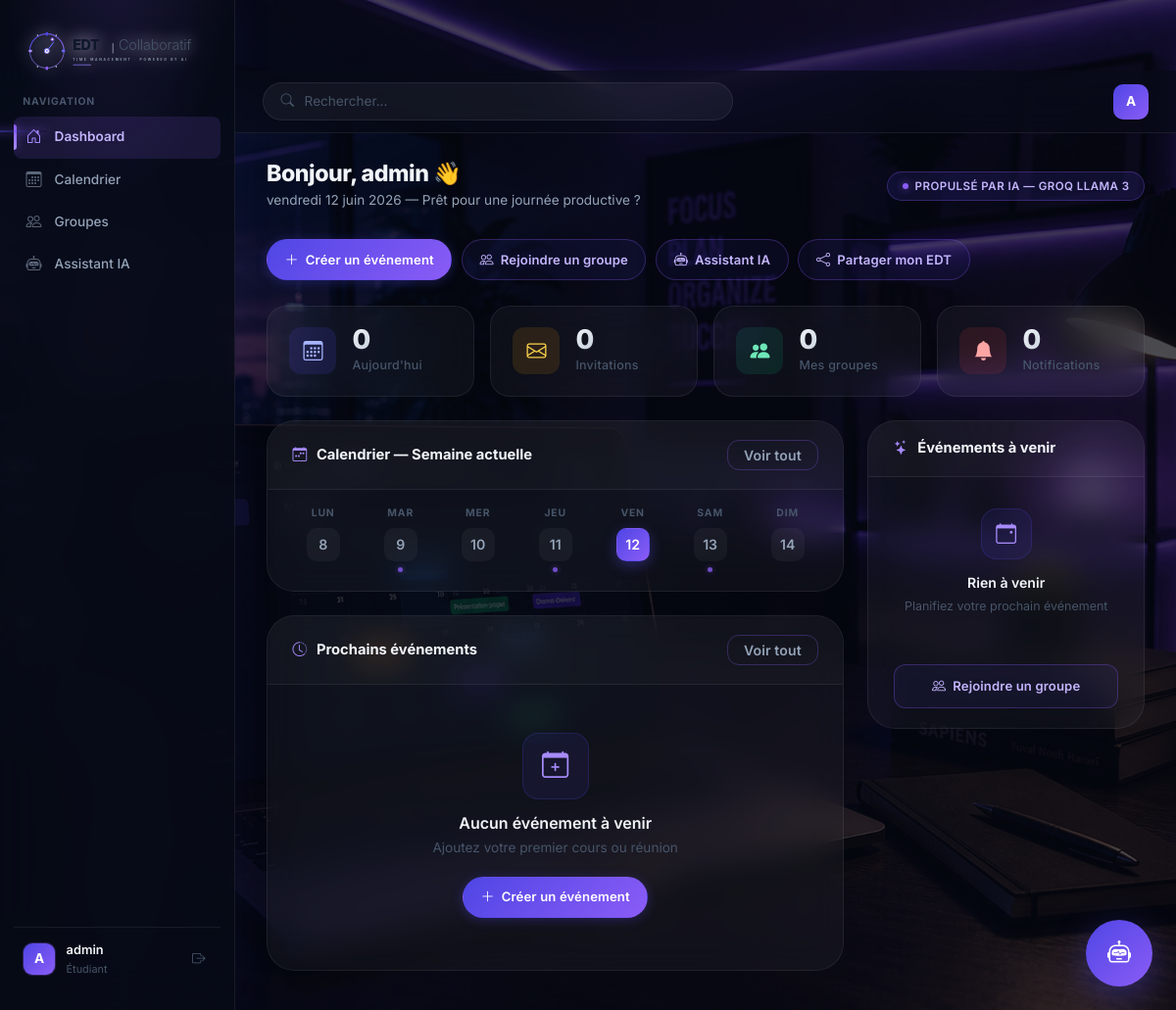
Page /dashboard/ (signed in) on the earlier database version.
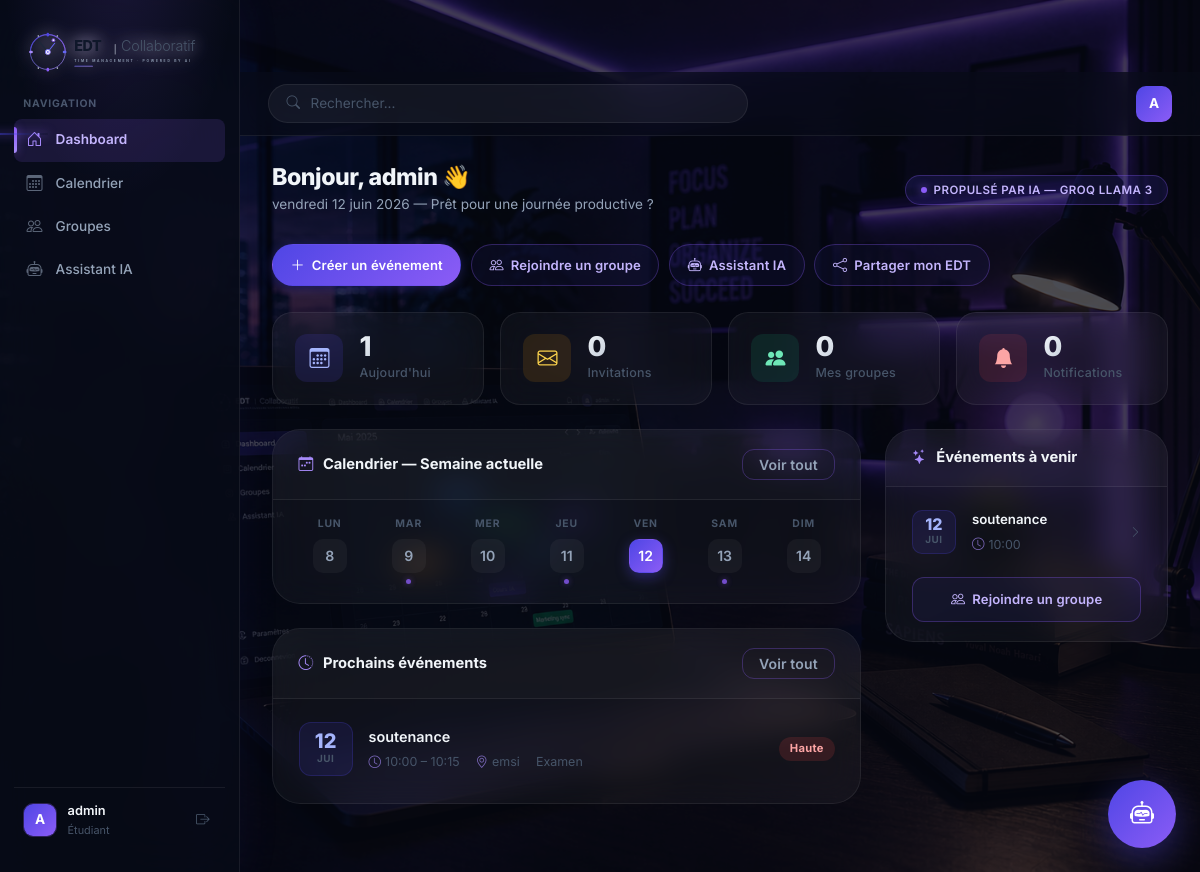
Same page on the later database version.
### events/models.py (models this page shows, shortened)
class Evenement(models.Model):
    PRIORITE_CHOICES = [
        ('HAUTE',   'Haute'),
        ('MOYENNE', 'Moyenne'),
        ('BASSE',   'Basse'),
    ]
    TYPE_CHOICES = [
        ('COURS',     'Cours'),
        ('REUNION',   'Réunion'),
        ('EXAMEN',    'Examen'),
        ('PERSONNEL', 'Personnel'),
        ('AUTRE',     'Autre'),
    ]
    titre        = models.CharField(max_length=200)
    description  = models.TextField(blank=True, default='')
    date         = models.DateField()
    heure_debut  = models.TimeField()
    heure_fin    = models.TimeField()
    type_evt     = models.CharField(max_length=20, choices=TYPE_CHOICES, default='AUTRE')
    lieu         = models.CharField(max_length=200, blank=True, default='')
    priorite     = models.CharField(max_length=10, choices=PRIORITE_CHOICES, default='MOYENNE')
    est_prive    = models.BooleanField(default=False)
    couleur      = models.CharField(max_length=7, default='#3b82f6')
    createur     = models.ForeignKey(User, on_delete=models.CASCADE, related_name='evenements_crees')
    participants = models.ManyToManyField(User, related_name='evenements_participes', blank=True)
    created_at   = models.DateTimeField(auto_now_add=True)
    updated_at   = models.DateTimeField(auto_now=True)
    class Meta:
        ordering     = ['date', 'heure_debut']
        verbose_name = "Événement"

### edt_collaboratif/views.py (the view)
# urls.py: path('dashboard/',     views.dashboard, name='dashboard'),
@login_required
def dashboard(request):
    today = datetime.date.today()
    evts_today = Evenement.objects.filter(
        createur=request.user,
        date=today
    ).order_by('heure_debut')
    prochains = Evenement.objects.filter(
        createur=request.user,
        date__gte=today
    ).order_by('date', 'heure_debut')[:5]
    invites = Invitation.objects.filter(
        destinataire=request.user,
        statut='EN_ATTENTE'
    )
    groupes = request.user.groupes_rejoints.all()[:5]
    notifs = Notification.objects.filter(
        destinataire=request.user,
        lu=False
    ).order_by('-created_at')[:5]
    context = {
        'evenements_aujourd_hui': evts_today,
        'prochains_evenements': prochains,
        'mes_groupes': groupes,
        'invitations_en_attente': invites,
        'notifications_recentes': notifs,
    }
    return render(request, 'dashboard.html', context)

### templates/dashboard.html (shortened to what this page needs)
{% extends 'base.html' %} {% load static %}  {% block content %}
<div class="page-header animate-in">
  <div class="page-header-left">
    <h2>Bonjour, {{ user.first_name|default:user.username }} 👋</h2>
    <p>{% now "l d F Y" %} — Prêt pour une journée productive ?</p>
  </div>
  <div class="page-header-right">
    <span class="ia-badge"
      ><span class="ia-dot"></span> PROPULSÉ PAR IA — GROQ LLAMA 3</span
    >
  </div>
</div>
<div class="quick-actions animate-in anim-delay-1">
  <a href="{% url 'events:creer' %}" class="quick-btn primary"
    ><i class="bi bi-plus-lg"></i> Créer un événement</a
  >
  <a href="#" class="quick-btn" title="Fonctionnalité à venir"
    ><i class="bi bi-people"></i> Rejoindre un groupe</a
  >
  <a href="#" class="quick-btn" title="Fonctionnalité à venir"><i class="bi bi-robot"></i> Assistant IA</a>
  <a href="#" class="quick-btn" title="Fonctionnalité à venir"><i class="bi bi-share"></i> Partager mon EDT</a>
</div>
<div class="row g-3 mb-4">
  <div class="col-6 col-md-3">
    <div class="stat-card animate-in anim-delay-2">
      <div class="stat-icon events"><i class="bi bi-calendar3"></i></div>
      <div class="stat-info">
        <div class="stat-number">{{ evenements_aujourd_hui.count }}</div>
        <div class="stat-label">Aujourd'hui</div>
      </div>
    </div>
  </div>
  <div class="col-6 col-md-3">
    <div class="stat-card animate-in anim-delay-3">
      <div class="stat-icon invites"><i class="bi bi-envelope"></i></div>
      <div class="stat-info">
        <div class="stat-number">{{ invitations_en_attente.count }}</div>
        <div class="stat-label">Invitations</div>
      </div>
    </div>
  </div>
  <div class="col-6 col-md-3">
    <div class="stat-card animate-in anim-delay-4">
      <div class="stat-icon groups"><i class="bi bi-people-fill"></i></div>
      <div class="stat-info">
        <div class="stat-number">{{ mes_groupes.count }}</div>
        <div class="stat-label">Mes groupes</div>
      </div>
    </div>
  </div>
  <div class="col-6 col-md-3">
    <div class="stat-card animate-in anim-delay-5">
      <div class="stat-icon notifs"><i class="bi bi-bell-fill"></i></div>
      <div class="stat-info">
        <div class="stat-number">{{ notifications_recentes.count }}</div>
        <div class="stat-label">Notifications</div>
      </div>
    </div>
  </div>
</div>
<div class="row g-4">
  <div class="col-lg-8">
    <div class="section-card animate-in anim-delay-6 mb-4">
      <div class="section-header">
        <h5>
          <i class="bi bi-calendar-week"></i> Calendrier — Semaine actuelle
        </h5>
        <a href="{% url 'events:calendrier' %}" class="btn btn-outline-primary btn-sm px-3">Voir tout</a>
      </div>
      <div class="week-calendar" id="weekCalendar">
      </div>
    </div>
    <div class="section-card animate-in anim-delay-6">
      <div class="section-header">
        <h5><i class="bi bi-clock-history"></i> Prochains événements</h5>
        <a href="{% url 'events:liste' %}" class="btn btn-outline-primary btn-sm px-3">Voir tout</a>
      </div>
      <div class="section-body">
        {% if prochains_evenements %} {% for evt in prochains_evenements %}
        <div class="event-item">
          <div class="event-date-badge">
            <span class="day">{{ evt.date|date:"d" }}</span>
            <span class="month">{{ evt.date|date:"M" }}</span>
          </div>
          <div class="flex-grow-1 min-w-0">
            <p class="event-title">{{ evt.titre }}</p>
            <div class="event-meta">
              <span
                ><i class="bi bi-clock"></i>{{ evt.heure_debut|time:"H:i" }} – {{ evt.heure_fin|time:"H:i" }}</span
              >
              {% if evt.lieu %}<span
                ><i class="bi bi-geo-alt"></i>{{ evt.lieu }}</span
              >{% endif %}
              <span>{{ evt.get_type_evt_display }}</span>
            </div>
          </div>
          <span class="priorite-pill {{ evt.priorite|lower }}"
            >{{ evt.get_priorite_display }}</span
          >
        </div>
        {% endfor %} {% else %}
        <div class="empty-state">
          <div class="empty-icon"><i class="bi bi-calendar-plus"></i></div>
          <h6>Aucun événement à venir</h6>
          <p>Ajoutez votre premier cours ou réunion</p>
          <a href="{% url 'events:creer' %}" class="quick-btn primary d-inline-flex"
            ><i class="bi bi-plus-lg"></i> Créer un événement</a
          >
        </div>
        {% endif %}
      </div>
    </div>
  </div>
  <div class="col-lg-4">
    <div
      class="section-card animate-in anim-delay-6"
      style="position: sticky; top: 80px"
    >
      <div class="section-header">
        <h5><i class="bi bi-stars"></i> Événements à venir</h5>
      </div>
      <div class="section-body">
        {% if prochains_evenements %} {% for evt in prochains_evenements %}
        <div class="event-item">
          <div
            class="event-date-badge"
            style="min-width: 44px; height: 44px; border-radius: 10px"
          >
            <span class="day" style="font-size: 1rem"
              >{{ evt.date|date:"d" }}</span
            >
            <span class="month">{{ evt.date|date:"M" }}</span>
          </div>
          <div class="flex-grow-1 min-w-0">
            <p class="event-title" style="font-size: 0.83rem">
              {{ evt.titre }}
            </p>
            <div class="event-meta">
              <span><i class="bi bi-clock"></i>{{ evt.heure_debut|time:"H:i" }}</span>
            </div>
          </div>
          <i
            class="bi bi-chevron-right"
            style="color: var(--text-muted); font-size: 0.75rem; flex-shrink: 0"
          ></i>
        </div>
        {% endfor %} {% else %}
        <div class="empty-state" style="padding: 1.5rem 1rem">
          <div
            class="empty-icon"
            style="width: 52px; height: 52px; font-size: 1.3rem"
          >
            <i class="bi bi-calendar-event"></i>
          </div>
          <h6 style="font-size: 0.88rem">Rien à venir</h6>
          <p style="font-size: 0.78rem">Planifiez votre prochain événement</p>
        </div>
        {% endif %}
        <div style="padding: 0.5rem 0.8rem 0.4rem">
          <a
            href="#"
            class="quick-btn w-100 justify-content-center"
            style="border-radius: 12px; padding: 0.65rem"
            title="Fonctionnalité à venir"
          >
            <i class="bi bi-people"></i> Rejoindre un groupe
          </a>
        </div>
      </div>
    </div>
  </div>
</div>
{% endblock %}

### templates/base.html (shortened to what this page needs)
{% load static %}
<!doctype html>
<html lang="fr">
  <head>
    <link
      href="https://cdn.jsdelivr.net/npm/bootstrap@5.3.0/dist/css/bootstrap.min.css"
      rel="stylesheet"
    />
    <link
      href="https://cdn.jsdelivr.net/npm/bootstrap-icons@1.11.0/font/bootstrap-icons.css"
      rel="stylesheet"
    />
    <link rel="stylesheet" href="{% static 'css/style.css' %}" />
    <link rel="stylesheet" href="{% static 'css/chatbot.css' %}" />
  </head>
  <body>
    <div class="app-layout">
      <aside class="sidebar" id="sidebar">
        <div class="sidebar-logo">
          <img
            src="{% static 'img/logo.svg' %}"
            alt="EDT Collaboratif"
            class="sidebar-logo-icon custom-logo"
          />
        </div>
        <nav class="sidebar-nav">
          <span class="sidebar-nav-label">Navigation</span>
          <ul>
            {% if user.is_authenticated %}
            <li>
              <a
                href="{% url 'dashboard' %}"
                class="sidebar-link {% if request.resolver_match.url_name == 'dashboard' %}active{% endif %}"
              >
                <i class="bi bi-house-door"></i>
                <span>Dashboard</span>
              </a>
            </li>
            <li>
              <a href="{% url 'events:calendrier' %}" class="sidebar-link"
                ><i class="bi bi-calendar3"></i><span>Calendrier</span></a
              >
            </li>
            <li>
              <a href="#" class="sidebar-link"
                ><i class="bi bi-people"></i><span>Groupes</span></a
              >
            </li>
            <li>
              <a
                href="javascript:void(0)"
                onclick="
                  document.getElementById('aiChatBox').classList.toggle('show')
                "
                class="sidebar-link"
              >
                <i class="bi bi-robot"></i>
                <span>Assistant IA</span>
              </a>
            </li>
            {% endif %}
          </ul>
        </nav>
        {% if user.is_authenticated %}
        <div class="sidebar-user">
          <div class="sidebar-user-avatar">
            {% if user.profil.avatar %}
            <img src="{{ user.profil.avatar.url }}" alt="{{ user.username }}" />
            {% else %}
            <div class="avatar-placeholder-sidebar">
              {{ user.username|slice:":1"|upper }}
            </div>
            {% endif %}
          </div>
          <div class="sidebar-user-info">
            <span class="sidebar-user-name"
              >{{ user.first_name|default:user.username }}</span
            >
            <span class="sidebar-user-role">Étudiant</span>
          </div>
          <div class="sidebar-user-actions">
            <a
              href="{% url 'accounts:deconnexion' %}"
              class="sidebar-user-btn text-danger-soft"
              title="Déconnexion"
            >
              <i class="bi bi-box-arrow-right"></i>
            </a>
          </div>
        </div>
        {% endif %}
      </aside>
      <div class="main-area">
        <header class="topbar">
          <div class="topbar-search">
            <i class="bi bi-search"></i>
            <input type="text" placeholder="Rechercher..." />
          </div>
          <div class="topbar-right">
            {% if user.is_authenticated %}
            <div class="dropdown">
              <button
                class="topbar-avatar border-0"
                type="button"
                id="userMenu"
                data-bs-toggle="dropdown"
                aria-expanded="false"
              >
                {% if user.profil.avatar %}
                <img
                  src="{{ user.profil.avatar.url }}"
                  alt="{{ user.username }}"
                />
                {% else %}
                <div class="avatar-placeholder-topbar">
                  {{ user.username|slice:":1"|upper }}
                </div>
                {% endif %}
              </button>
            </div>
            {% endif %}
          </div>
        </header>
        <main class="main-content">{% block content %}{% endblock %}</main>
      </div>
    </div>
    {% if user.is_authenticated %}
    <div class="ai-floating-wrapper">
      <button class="ai-floating-btn" id="aiToggleBtn">
        <i class="bi bi-robot"></i>
      </button>
    </div>
    {% endif %}
  </body>
</html>

Differences in the rows shown:
added Evenement: date "12", date "JUI", titre "soutenance", heure_debut "10:00", heure_fin "10:15", lieu "emsi", type_evt "Examen", priorite "Haute"
Other differences:
text no longer shown: "Aucun événement à venir Ajoutez votre premier cours ou réunion Créer un événement Rien à venir Planifiez votre prochain événement"
